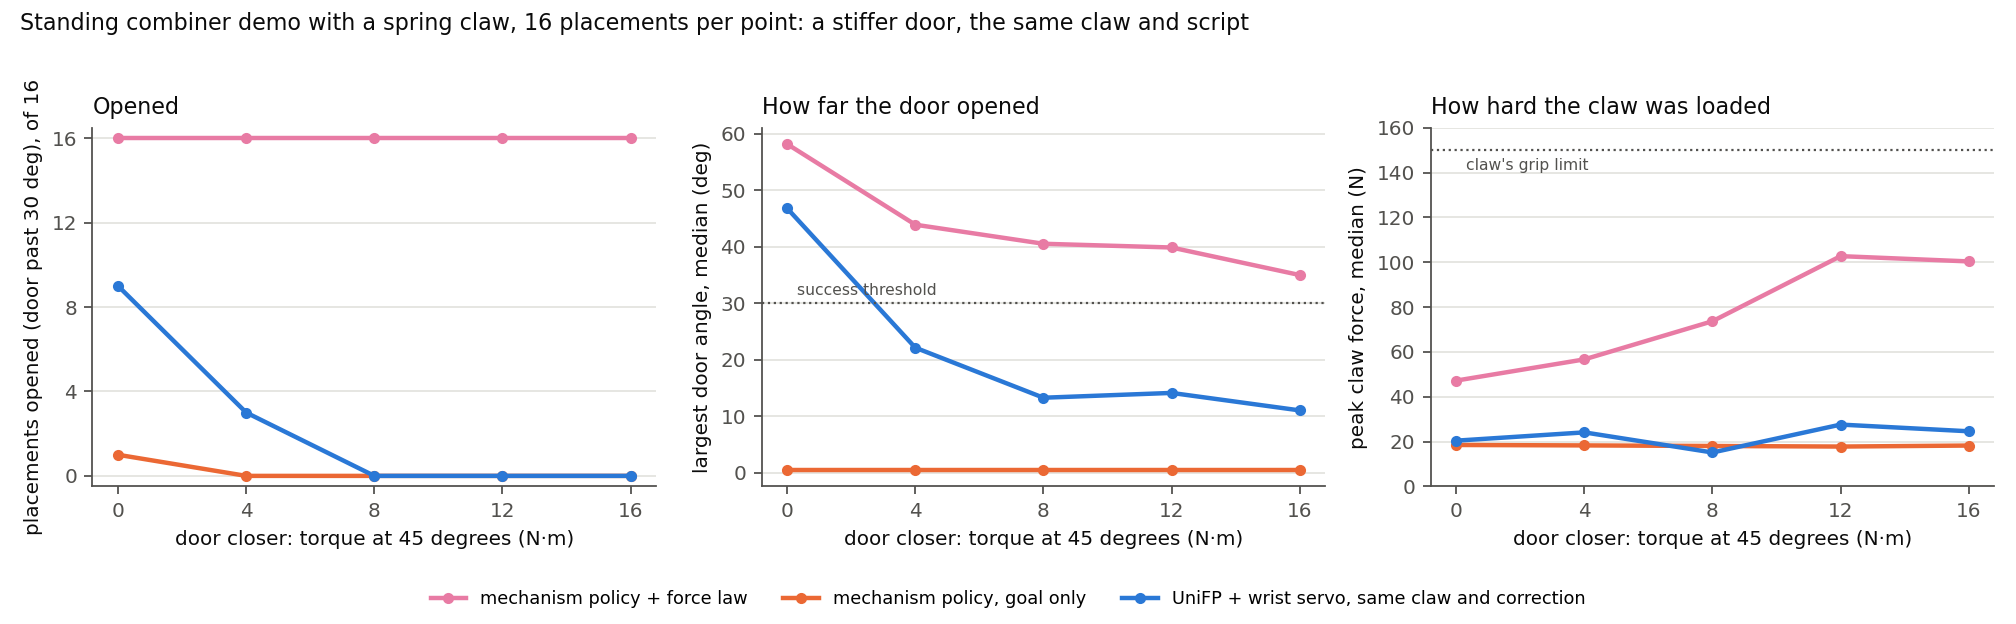

This chart was generated by the following Python code:
"""The standing combiner demo against a stiffening door closer: which controller opens it, how far, how hard.

Reads the recorded demo runs (`results/week_02/runs/<id>/summary.json`), so it redraws from the record without a
simulator. Week 2 log, 2026-09-25, "The standing combiner demo under the mechanism policy".

    python3 results/week_02/figures/combiner_mech_sweep.py            # the spring claw  -> combiner_mech_sweep.png
    python3 results/week_02/figures/combiner_mech_sweep.py lips       # lips across the tips -> combiner_mech_sweep_lips.png
    python3 results/week_02/figures/combiner_mech_sweep.py overbite   # lips beyond the tips -> combiner_mech_sweep_overbite.png
"""
from __future__ import annotations

import json
from pathlib import Path

import matplotlib

matplotlib.use("Agg")
import matplotlib.pyplot as plt  # noqa: E402

HERE = Path(__file__).resolve().parent
RUNS = HERE.parent / "runs"
SERIES = ("#2a78d6", "#eb6834", "#1baf7a", "#4a3aa7", "#e87ba4")
INK, MUTED, GRID = "#0b0b0b", "#52514e", "#e4e3df"
DOORS = (0, 4, 8, 12, 16)
#: Per claw model: (label, run-name suffix, colour slot) for each controller. Every run 16 placements, lever 0.4 N·m.
SETS = {
    # The spring claw: lever hooked at 95 mm, turned to 60 degrees.
    "spring": ((("mechanism policy + force law", "mechlaw", 4),
                ("mechanism policy, goal only", "mechgoal", 1),
                ("UniFP + wrist servo, same claw and correction", "oldclaw", 0)),
               "combiner_mech_sweep.png", "a spring claw"),
    # The L-lip claw: hooked at 80 mm, turned to 60 degrees and kept there through the pull.
    "lips": ((("mechanism policy + force law", "flaw", 4),
              ("mechanism policy, goal only", "fgoal", 1),
              ("UniFP + wrist servo, same claw and correction", "fold", 0)),
             "combiner_mech_sweep_lips.png", "L-lip claws, lips across the tips"),
    # The L-lip claw as Lukas specified it: lips beyond the tips, overbiting, the jaws closing fully on the bar.
    "overbite": ((("mechanism policy + force law", "olaw", 4),
                  ("mechanism policy, goal only", "ogoal", 1),
                  ("UniFP + wrist servo, same claw and correction", "oold", 0)),
                 "combiner_mech_sweep_overbite.png", "L-lip claws, lips beyond the tips (overbite)"),
}
GRIP_N = 150.0


def summary(suffix: str, door: int) -> dict:
    # Seed 1 only: the seed-2 checks on untuned placements share the suffix and are not part of the sweep.
    matches = sorted(RUNS.glob(f"*_seed1_door{door}_{suffix}"))
    return json.loads((matches[-1] / "summary.json").read_text())["summary"]


def main(which: str = "spring") -> None:
    controllers, out, claw_name = SETS[which]
    plt.rcParams.update({"font.size": 9, "axes.edgecolor": MUTED, "axes.labelcolor": INK, "xtick.color": MUTED,
                         "ytick.color": MUTED, "axes.spines.top": False, "axes.spines.right": False})
    fig, axes = plt.subplots(1, 3, figsize=(12.6, 3.9))
    for label, suffix, slot in controllers:
        rows = [summary(suffix, door) for door in DOORS]
        colour = SERIES[slot]
        axes[0].plot(DOORS, [r["successes"] for r in rows], color=colour, lw=2, marker="o", ms=4, label=label)
        axes[1].plot(DOORS, [r["max_door_deg_median"] for r in rows], color=colour, lw=2, marker="o", ms=4)
        if which in ("lips", "overbite"):
            axes[2].plot(DOORS, [r.get("claw_lost") or 0 for r in rows], color=colour, lw=2, marker="o", ms=4)
        else:
            axes[2].plot(DOORS, [r.get("peak_claw_force_n_median") or 0.0 for r in rows], color=colour, lw=2, marker="o", ms=4)
    axes[0].set_ylim(-0.5, 16.5)
    axes[0].set_yticks((0, 4, 8, 12, 16))
    axes[0].set_ylabel("placements opened (door past 30 deg), of 16")
    axes[0].set_title("Opened", fontsize=10, color=INK, loc="left")
    axes[1].axhline(30.0, color=MUTED, lw=1, ls=":")
    axes[1].annotate("success threshold", (0.3, 31.5), color=MUTED, fontsize=7)
    axes[1].set_ylabel("largest door angle, median (deg)")
    axes[1].set_title("How far the door opened", fontsize=10, color=INK, loc="left")
    if which in ("lips", "overbite"):
        axes[2].set_ylim(-0.5, 16.5)
        axes[2].set_yticks((0, 4, 8, 12, 16))
        axes[2].set_ylabel("attempts where the bar left the claw, of 16")
        axes[2].set_title("How often the claw lost the lever", fontsize=10, color=INK, loc="left")
    else:
        axes[2].axhline(GRIP_N, color=MUTED, lw=1, ls=":")
        axes[2].annotate("claw's grip limit", (0.3, GRIP_N - 9), color=MUTED, fontsize=7)
        axes[2].set_ylim(0, GRIP_N + 10)
        axes[2].set_ylabel("peak claw force, median (N)")
        axes[2].set_title("How hard the claw was loaded", fontsize=10, color=INK, loc="left")
    for ax in axes:
        ax.set_xlabel("door closer: torque at 45 degrees (N·m)")
        ax.set_xticks(DOORS)
        ax.grid(axis="y", color=GRID, lw=0.8)
    fig.suptitle(f"Standing combiner demo with {claw_name}, 16 placements per point: a stiffer door, the same "
                 "claw and script", fontsize=10, color=INK, x=0.01, ha="left")
    handles, labels = axes[0].get_legend_handles_labels()
    fig.tight_layout(rect=(0, 0.08, 1, 0.95))
    fig.legend(handles, labels, loc="lower center", ncol=len(labels), frameon=False, fontsize=8)
    fig.savefig(HERE / out, dpi=160)


if __name__ == "__main__":
    import sys

    main(sys.argv[1] if len(sys.argv) > 1 else "spring")
